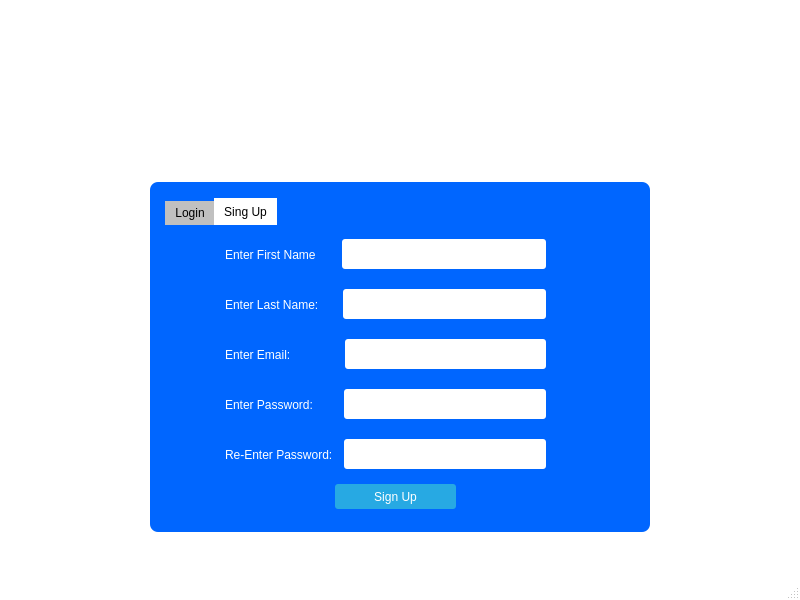
<?xml version="1.0" encoding="UTF-8"?>
<ui version="4.0">
 <class>MainWindow</class>
 <widget class="QMainWindow" name="MainWindow">
  <property name="geometry">
   <rect>
    <x>0</x>
    <y>0</y>
    <width>800</width>
    <height>600</height>
   </rect>
  </property>
  <property name="sizePolicy">
   <sizepolicy hsizetype="Fixed" vsizetype="Fixed">
    <horstretch>0</horstretch>
    <verstretch>0</verstretch>
   </sizepolicy>
  </property>
  <property name="minimumSize">
   <size>
    <width>800</width>
    <height>600</height>
   </size>
  </property>
  <property name="maximumSize">
   <size>
    <width>800</width>
    <height>600</height>
   </size>
  </property>
  <property name="windowTitle">
   <string>MainWindow</string>
  </property>
  <property name="styleSheet">
   <string notr="true">#centralWidget { 
background: #3333cc;
	background-image: url(:/login/login.jpg);
}

#MainWindow{
background-color:white
}

</string>
  </property>
  <widget class="QWidget" name="centralwidget">
   <property name="styleSheet">
    <string notr="true">#centralWidget { 
background: #3333cc;
}</string>
   </property>
   <layout class="QVBoxLayout" name="verticalLayout">
    <property name="leftMargin">
     <number>0</number>
    </property>
    <property name="topMargin">
     <number>0</number>
    </property>
    <property name="rightMargin">
     <number>0</number>
    </property>
    <property name="bottomMargin">
     <number>0</number>
    </property>
    <item>
     <layout class="QHBoxLayout" name="horizontalLayout_2">
      <property name="topMargin">
       <number>30</number>
      </property>
     </layout>
    </item>
    <item>
     <layout class="QHBoxLayout" name="horizontalLayout_4">
      <property name="topMargin">
       <number>0</number>
      </property>
      <item>
       <widget class="QLabel" name="label">
        <property name="sizePolicy">
         <sizepolicy hsizetype="Fixed" vsizetype="Minimum">
          <horstretch>0</horstretch>
          <verstretch>0</verstretch>
         </sizepolicy>
        </property>
        <property name="minimumSize">
         <size>
          <width>400</width>
          <height>100</height>
         </size>
        </property>
        <property name="font">
         <font>
          <family>Bell MT</family>
          <pointsize>18</pointsize>
          <weight>75</weight>
          <bold>true</bold>
         </font>
        </property>
        <property name="styleSheet">
         <string notr="true"/>
        </property>
        <property name="text">
         <string/>
        </property>
        <property name="pixmap">
         <pixmap resource="images.qrc">:/logo/welcome.webp</pixmap>
        </property>
        <property name="scaledContents">
         <bool>false</bool>
        </property>
       </widget>
      </item>
     </layout>
    </item>
    <item>
     <spacer name="verticalSpacer_2">
      <property name="orientation">
       <enum>Qt::Vertical</enum>
      </property>
      <property name="sizeHint" stdset="0">
       <size>
        <width>20</width>
        <height>40</height>
       </size>
      </property>
     </spacer>
    </item>
    <item>
     <layout class="QHBoxLayout" name="horizontalLayout_5">
      <property name="topMargin">
       <number>0</number>
      </property>
      <item>
       <widget class="QWidget" name="loginForm" native="true">
        <property name="sizePolicy">
         <sizepolicy hsizetype="Fixed" vsizetype="Fixed">
          <horstretch>0</horstretch>
          <verstretch>0</verstretch>
         </sizepolicy>
        </property>
        <property name="minimumSize">
         <size>
          <width>500</width>
          <height>350</height>
         </size>
        </property>
        <property name="styleSheet">
         <string notr="true">#loginForm
{
  background:rgb(0, 102, 255);
  border-radius: 8px;
}</string>
        </property>
        <layout class="QVBoxLayout" name="verticalLayout_2">
         <property name="leftMargin">
          <number>15</number>
         </property>
         <property name="topMargin">
          <number>15</number>
         </property>
         <property name="rightMargin">
          <number>15</number>
         </property>
         <property name="bottomMargin">
          <number>15</number>
         </property>
         <item>
          <widget class="QTabWidget" name="tabWidget">
           <property name="minimumSize">
            <size>
             <width>100</width>
             <height>100</height>
            </size>
           </property>
           <property name="styleSheet">
            <string notr="true">QTabWidget::pane {
	
 	border: 1px  black;  
    backgroundr: rgb(0, 102, 255);
}
QTabWidget::tab-bar:top {
    top: 1px;
}
QTabWidget::tab-bar:bottom {
    bottom: 1px;
}

QTabWidget::tab-bar:left {
    right: 1px;
}

QTabWidget::tab-bar:right {
    left: 1px;
}


QTabBar::tab:selected {
    background: white;
}

QTabBar::tab:!selected {
    background: silver;
}

QTabBar::tab:!selected:hover {
    background: #999;
}
QTabBar::tab:top:!selected {
    margin-top: 3px;
}

QTabBar::tab:bottom:!selected {
    margin-bottom: 3px;
}

QTabBar::tab:top, QTabBar::tab:bottom {
    min-width: 8ex;
    margin-right: -1px;
    padding: 5px 10px 5px 10px;
}

QTabBar::tab:top:selected {
    border-bottom-color: none;
}

QTabBar::tab:bottom:selected {
    border-top-color: none;
}

QTabBar::tab:top:last, QTabBar::tab:bottom:last,
QTabBar::tab:top:only-one, QTabBar::tab:bottom:only-one {
    margin-right: 0;
}
QTabBar::tab:left:!selected {
    margin-right: 3px;
}

QTabBar::tab:right:!selected {
    margin-left: 3px;
}

QTabBar::tab:left, QTabBar::tab:right {
    min-height: 8ex;
    margin-bottom: -1px;
    padding: 10px 5px 10px 5px;
}

QTabBar::tab:left:selected {
    border-left-color: none;
}

QTabBar::tab:right:selected {
    border-right-color: none;
}

QTabBar::tab:left:last, QTabBar::tab:right:last,
QTabBar::tab:left:only-one, QTabBar::tab:right:only-one {
    margin-bottom: 0;
}</string>
           </property>
           <property name="currentIndex">
            <number>1</number>
           </property>
           <property name="iconSize">
            <size>
             <width>16</width>
             <height>16</height>
            </size>
           </property>
           <widget class="QWidget" name="tab_1">
            <attribute name="title">
             <string>Login</string>
            </attribute>
            <widget class="QPushButton" name="loginButton">
             <property name="geometry">
              <rect>
               <x>150</x>
               <y>230</y>
               <width>151</width>
               <height>31</height>
              </rect>
             </property>
             <property name="minimumSize">
              <size>
               <width>0</width>
               <height>25</height>
              </size>
             </property>
             <property name="styleSheet">
              <string notr="true">QPushButton
{
  color: white;
  background-color: #27a9e3;
  border-width: 0px;
  border-radius: 3px;
}
QPushButton:hover { background-color: #66c011; }</string>
             </property>
             <property name="text">
              <string>Login</string>
             </property>
            </widget>
            <widget class="QWidget" name="horizontalLayoutWidget_4">
             <property name="geometry">
              <rect>
               <x>40</x>
               <y>60</y>
               <width>331</width>
               <height>71</height>
              </rect>
             </property>
             <layout class="QHBoxLayout" name="horizontalLayout_6">
              <item>
               <widget class="QLabel" name="label_2">
                <property name="styleSheet">
                 <string notr="true">QLabel { color: white; }
</string>
                </property>
                <property name="text">
                 <string>Email:</string>
                </property>
               </widget>
              </item>
              <item>
               <widget class="QLineEdit" name="username">
                <property name="minimumSize">
                 <size>
                  <width>0</width>
                  <height>30</height>
                 </size>
                </property>
                <property name="maximumSize">
                 <size>
                  <width>300</width>
                  <height>16777215</height>
                 </size>
                </property>
                <property name="styleSheet">
                 <string notr="true">
QLineEdit { border-radius: 3px;margin-left:22px;}</string>
                </property>
               </widget>
              </item>
             </layout>
            </widget>
            <widget class="QWidget" name="horizontalLayoutWidget_5">
             <property name="geometry">
              <rect>
               <x>40</x>
               <y>130</y>
               <width>331</width>
               <height>71</height>
              </rect>
             </property>
             <layout class="QHBoxLayout" name="horizontalLayout_7">
              <item>
               <widget class="QLabel" name="label_3">
                <property name="styleSheet">
                 <string notr="true">QLabel { color: white; }
</string>
                </property>
                <property name="text">
                 <string>Password:</string>
                </property>
               </widget>
              </item>
              <item>
               <widget class="QLineEdit" name="password">
                <property name="minimumSize">
                 <size>
                  <width>0</width>
                  <height>30</height>
                 </size>
                </property>
                <property name="styleSheet">
                 <string notr="true">
QLineEdit { border-radius: 3px; }</string>
                </property>
                <property name="echoMode">
                 <enum>QLineEdit::Password</enum>
                </property>
               </widget>
              </item>
             </layout>
            </widget>
           </widget>
           <widget class="QWidget" name="tab_2">
            <attribute name="title">
             <string>Sing Up</string>
            </attribute>
            <widget class="QWidget" name="horizontalLayoutWidget">
             <property name="geometry">
              <rect>
               <x>60</x>
               <y>10</y>
               <width>321</width>
               <height>41</height>
              </rect>
             </property>
             <layout class="QHBoxLayout" name="horizontalLayout">
              <item>
               <widget class="QLabel" name="label_4">
                <property name="styleSheet">
                 <string notr="true">QLabel { color: white; }
</string>
                </property>
                <property name="text">
                 <string>Enter First Name</string>
                </property>
               </widget>
              </item>
              <item>
               <spacer name="horizontalSpacer_2">
                <property name="orientation">
                 <enum>Qt::Horizontal</enum>
                </property>
                <property name="sizeType">
                 <enum>QSizePolicy::Fixed</enum>
                </property>
                <property name="sizeHint" stdset="0">
                 <size>
                  <width>20</width>
                  <height>20</height>
                 </size>
                </property>
               </spacer>
              </item>
              <item>
               <widget class="QLineEdit" name="fname">
                <property name="minimumSize">
                 <size>
                  <width>30</width>
                  <height>30</height>
                 </size>
                </property>
                <property name="styleSheet">
                 <string notr="true">QLineEdit { border-radius: 3px; }
</string>
                </property>
               </widget>
              </item>
             </layout>
            </widget>
            <widget class="QWidget" name="horizontalLayoutWidget_6">
             <property name="geometry">
              <rect>
               <x>60</x>
               <y>60</y>
               <width>321</width>
               <height>41</height>
              </rect>
             </property>
             <layout class="QHBoxLayout" name="horizontalLayout_3">
              <item>
               <widget class="QLabel" name="label_5">
                <property name="styleSheet">
                 <string notr="true">QLabel { color: white; }</string>
                </property>
                <property name="text">
                 <string>Enter Last Name:</string>
                </property>
               </widget>
              </item>
              <item>
               <spacer name="horizontalSpacer_3">
                <property name="orientation">
                 <enum>Qt::Horizontal</enum>
                </property>
                <property name="sizeType">
                 <enum>QSizePolicy::Fixed</enum>
                </property>
                <property name="sizeHint" stdset="0">
                 <size>
                  <width>18</width>
                  <height>20</height>
                 </size>
                </property>
               </spacer>
              </item>
              <item>
               <widget class="QLineEdit" name="lname">
                <property name="minimumSize">
                 <size>
                  <width>0</width>
                  <height>30</height>
                 </size>
                </property>
                <property name="styleSheet">
                 <string notr="true">QLineEdit { border-radius: 3px; }</string>
                </property>
               </widget>
              </item>
             </layout>
            </widget>
            <widget class="QWidget" name="horizontalLayoutWidget_7">
             <property name="geometry">
              <rect>
               <x>60</x>
               <y>110</y>
               <width>321</width>
               <height>41</height>
              </rect>
             </property>
             <layout class="QHBoxLayout" name="horizontalLayout_8">
              <item>
               <widget class="QLabel" name="label_6">
                <property name="styleSheet">
                 <string notr="true">QLabel { color: white; }
</string>
                </property>
                <property name="text">
                 <string>Enter Email:</string>
                </property>
               </widget>
              </item>
              <item>
               <spacer name="horizontalSpacer_4">
                <property name="orientation">
                 <enum>Qt::Horizontal</enum>
                </property>
                <property name="sizeType">
                 <enum>QSizePolicy::Fixed</enum>
                </property>
                <property name="sizeHint" stdset="0">
                 <size>
                  <width>48</width>
                  <height>20</height>
                 </size>
                </property>
               </spacer>
              </item>
              <item>
               <widget class="QLineEdit" name="email">
                <property name="minimumSize">
                 <size>
                  <width>0</width>
                  <height>30</height>
                 </size>
                </property>
                <property name="styleSheet">
                 <string notr="true">QLineEdit { border-radius: 3px; }</string>
                </property>
                <property name="echoMode">
                 <enum>QLineEdit::Normal</enum>
                </property>
               </widget>
              </item>
             </layout>
            </widget>
            <widget class="QWidget" name="horizontalLayoutWidget_8">
             <property name="geometry">
              <rect>
               <x>60</x>
               <y>160</y>
               <width>321</width>
               <height>41</height>
              </rect>
             </property>
             <layout class="QHBoxLayout" name="horizontalLayout_9">
              <item>
               <widget class="QLabel" name="label_7">
                <property name="styleSheet">
                 <string notr="true">QLabel { color: white; }</string>
                </property>
                <property name="text">
                 <string>Enter Password:</string>
                </property>
               </widget>
              </item>
              <item>
               <spacer name="horizontalSpacer_5">
                <property name="orientation">
                 <enum>Qt::Horizontal</enum>
                </property>
                <property name="sizeType">
                 <enum>QSizePolicy::Fixed</enum>
                </property>
                <property name="sizeHint" stdset="0">
                 <size>
                  <width>25</width>
                  <height>20</height>
                 </size>
                </property>
               </spacer>
              </item>
              <item>
               <widget class="QLineEdit" name="password_2">
                <property name="minimumSize">
                 <size>
                  <width>0</width>
                  <height>30</height>
                 </size>
                </property>
                <property name="styleSheet">
                 <string notr="true">QLineEdit { border-radius: 3px; }</string>
                </property>
                <property name="echoMode">
                 <enum>QLineEdit::Password</enum>
                </property>
               </widget>
              </item>
             </layout>
            </widget>
            <widget class="QPushButton" name="singupButton">
             <property name="geometry">
              <rect>
               <x>170</x>
               <y>260</y>
               <width>121</width>
               <height>25</height>
              </rect>
             </property>
             <property name="minimumSize">
              <size>
               <width>0</width>
               <height>25</height>
              </size>
             </property>
             <property name="styleSheet">
              <string notr="true">QPushButton
{
  color: white;
  background-color: #27a9e3;
  border-width: 0px;
  border-radius: 3px;
}
QPushButton:hover { background-color: #66c011; }</string>
             </property>
             <property name="text">
              <string>Sign Up</string>
             </property>
            </widget>
            <widget class="QWidget" name="horizontalLayoutWidget_9">
             <property name="geometry">
              <rect>
               <x>60</x>
               <y>210</y>
               <width>321</width>
               <height>41</height>
              </rect>
             </property>
             <layout class="QHBoxLayout" name="horizontalLayout_10">
              <item>
               <widget class="QLabel" name="label_8">
                <property name="styleSheet">
                 <string notr="true">QLabel { color: white; }</string>
                </property>
                <property name="text">
                 <string>Re-Enter Password:</string>
                </property>
               </widget>
              </item>
              <item>
               <spacer name="horizontalSpacer_6">
                <property name="orientation">
                 <enum>Qt::Horizontal</enum>
                </property>
                <property name="sizeType">
                 <enum>QSizePolicy::Fixed</enum>
                </property>
                <property name="sizeHint" stdset="0">
                 <size>
                  <width>5</width>
                  <height>20</height>
                 </size>
                </property>
               </spacer>
              </item>
              <item>
               <widget class="QLineEdit" name="reenter">
                <property name="minimumSize">
                 <size>
                  <width>0</width>
                  <height>30</height>
                 </size>
                </property>
                <property name="styleSheet">
                 <string notr="true">QLineEdit { border-radius: 3px; }</string>
                </property>
                <property name="echoMode">
                 <enum>QLineEdit::Password</enum>
                </property>
               </widget>
              </item>
             </layout>
            </widget>
           </widget>
          </widget>
         </item>
        </layout>
       </widget>
      </item>
     </layout>
    </item>
    <item>
     <spacer name="verticalSpacer">
      <property name="orientation">
       <enum>Qt::Vertical</enum>
      </property>
      <property name="sizeHint" stdset="0">
       <size>
        <width>20</width>
        <height>40</height>
       </size>
      </property>
     </spacer>
    </item>
   </layout>
  </widget>
  <widget class="QStatusBar" name="statusbar"/>
 </widget>
 <resources>
  <include location="images.qrc"/>
 </resources>
 <connections/>
</ui>
